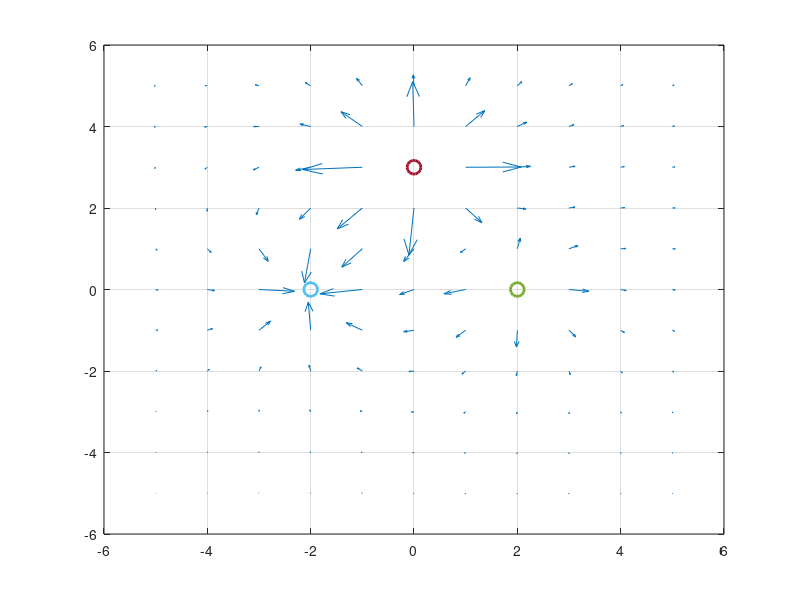

This chart was generated by the following MATLAB code:
% Constants
k = 9e9; % Coulomb's constant

% Create a grid of points
[x, y] = meshgrid(-5:5);

% Initialize the electric field components
Ex = zeros(size(x));
Ey = zeros(size(y));

% Add charges
num_charges = 3; % number of charges
q = [1e-9, -2e-9, 3e-9]; % charge values in Coulombs
xq = [2, -2, 0]; % x-coordinates of charges
yq = [0, 0, 3]; % y-coordinates of charges

% Calculate the electric field at each point on the grid due to each charge
for i = 1:num_charges
    r = sqrt((x-xq(i)).^2 + (y-yq(i)).^2); % distance from charge i
    Ex = Ex + k*q(i)*(x-xq(i))./r.^3; % x-component of electric field due to charge i
    Ey = Ey + k*q(i)*(y-yq(i))./r.^3; % y-component of electric field due to charge i
end

% Plot the electric field as vectors
quiver(x, y, Ex, Ey) % plot the vectors
hold on
for i = 1:num_charges
    plot(xq(i), yq(i), 'o', 'MarkerSize', 10, 'LineWidth', 2) % plot each charge as a circle
end
xlim([-6 6]) % set the x-axis limits
ylim([-6 6]) % set the y-axis limits
grid on % show the grid
